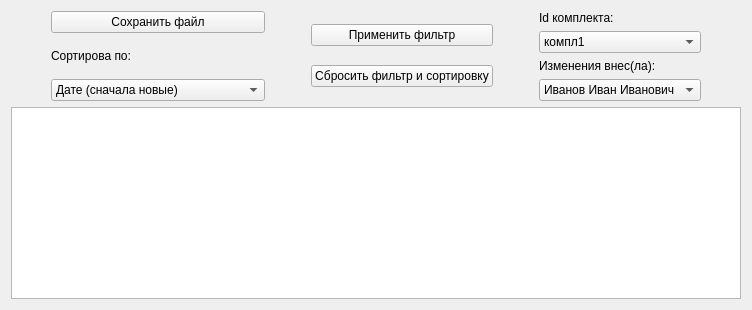
                <widget class="QWidget" name="tab_53">
                 <attribute name="title">
                  <string>Комплекты</string>
                 </attribute>
                 <layout class="QGridLayout" name="gridLayout_46">
                  <item row="1" column="0">
                   <widget class="QTableWidget" name="tableWidget_historySet_kid">
                    <attribute name="verticalHeaderVisible">
                     <bool>false</bool>
                    </attribute>
                   </widget>
                  </item>
                  <item row="0" column="0">
                   <layout class="QHBoxLayout" name="horizontalLayout_54">
                    <item>
                     <spacer name="horizontalSpacer_112">
                      <property name="orientation">
                       <enum>Qt::Vertical</enum>
                      </property>
                      <property name="sizeType">
                       <enum>QSizePolicy::Fixed</enum>
                      </property>
                      <property name="sizeHint" stdset="0">
                       <size>
                        <width>40</width>
                        <height>20</height>
                       </size>
                      </property>
                     </spacer>
                    </item>
                    <item>
                     <layout class="QVBoxLayout" name="verticalLayout_68">
                      <item>
                       <widget class="QPushButton" name="pushButton_SetHistoryFile_kid">
                        <property name="text">
                         <string>Сохранить файл</string>
                        </property>
                       </widget>
                      </item>
                      <item>
                       <widget class="QLabel" name="label_153">
                        <property name="text">
                         <string>Сортирова по:</string>
                        </property>
                       </widget>
                      </item>
                      <item>
                       <widget class="QComboBox" name="selec_SetFilterDate_kid">
                        <item>
                         <property name="text">
                          <string>Дате (сначала новые)</string>
                         </property>
                        </item>
                        <item>
                         <property name="text">
                          <string>Дате (сначала старые)</string>
                         </property>
                        </item>
                        <item>
                         <property name="text">
                          <string>Дате выгрузки (сначала старые) </string>
                         </property>
                        </item>
                        <item>
                         <property name="text">
                          <string>Дате выгрузки (сначала новые)</string>
                         </property>
                        </item>
                       </widget>
                      </item>
                     </layout>
                    </item>
                    <item>
                     <spacer name="horizontalSpacer_113">
                      <property name="orientation">
                       <enum>Qt::Vertical</enum>
                      </property>
                      <property name="sizeType">
                       <enum>QSizePolicy::Fixed</enum>
                      </property>
                      <property name="sizeHint" stdset="0">
                       <size>
                        <width>40</width>
                        <height>20</height>
                       </size>
                      </property>
                     </spacer>
                    </item>
                    <item>
                     <layout class="QVBoxLayout" name="verticalLayout_69">
                      <item>
                       <widget class="QPushButton" name="btn_SetFilterGo_kid">
                        <property name="text">
                         <string>Применить фильтр</string>
                        </property>
                       </widget>
                      </item>
                      <item>
                       <widget class="QPushButton" name="btn_SetFilterStop_kid">
                        <property name="text">
                         <string>Сбросить фильтр и сортировку</string>
                        </property>
                       </widget>
                      </item>
                     </layout>
                    </item>
                    <item>
                     <spacer name="horizontalSpacer_114">
                      <property name="orientation">
                       <enum>Qt::Vertical</enum>
                      </property>
                      <property name="sizeType">
                       <enum>QSizePolicy::Fixed</enum>
                      </property>
                      <property name="sizeHint" stdset="0">
                       <size>
                        <width>40</width>
                        <height>20</height>
                       </size>
                      </property>
                     </spacer>
                    </item>
                    <item>
                     <layout class="QVBoxLayout" name="verticalLayout_70">
                      <item>
                       <widget class="QLabel" name="label_154">
                        <property name="text">
                         <string>Id комплекта:</string>
                        </property>
                       </widget>
                      </item>
                      <item>
                       <widget class="QComboBox" name="select_kdd_set_1_kid">
                        <item>
                         <property name="text">
                          <string>компл1</string>
                         </property>
                        </item>
                        <item>
                         <property name="text">
                          <string>компл2</string>
                         </property>
                        </item>
                        <item>
                         <property name="text">
                          <string>компл3</string>
                         </property>
                        </item>
                       </widget>
                      </item>
                      <item>
                       <widget class="QLabel" name="label_155">
                        <property name="text">
                         <string>Изменения внес(ла):</string>
                        </property>
                       </widget>
                      </item>
                      <item>
                       <widget class="QComboBox" name="select_SetFilterFIO_kid">
                        <item>
                         <property name="text">
                          <string>Иванов Иван Иванович</string>
                         </property>
                        </item>
                        <item>
                         <property name="text">
                          <string>Петров Пётр Петрович</string>
                         </property>
                        </item>
                       </widget>
                      </item>
                     </layout>
                    </item>
                    <item>
                     <spacer name="horizontalSpacer_115">
                      <property name="orientation">
                       <enum>Qt::Vertical</enum>
                      </property>
                      <property name="sizeType">
                       <enum>QSizePolicy::Fixed</enum>
                      </property>
                      <property name="sizeHint" stdset="0">
                       <size>
                        <width>40</width>
                        <height>20</height>
                       </size>
                      </property>
                     </spacer>
                    </item>
                   </layout>
                  </item>
                 </layout>
                </widget>
